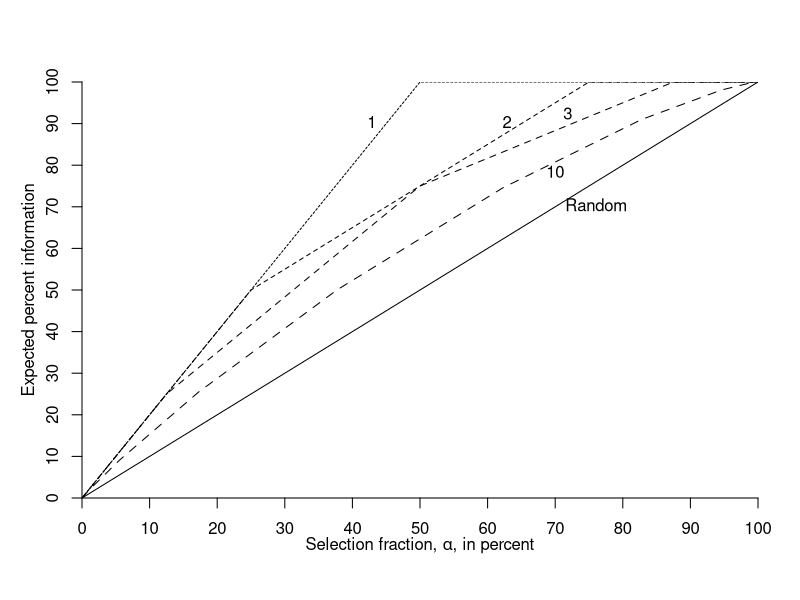
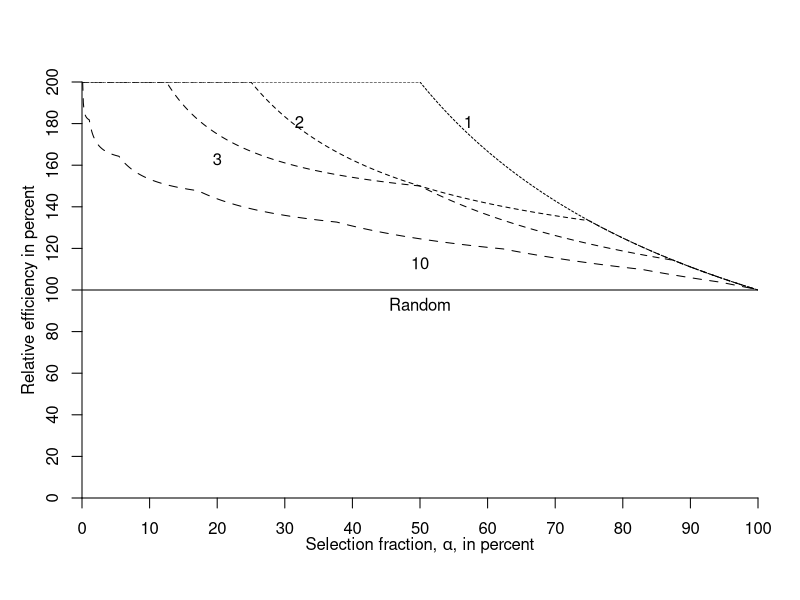
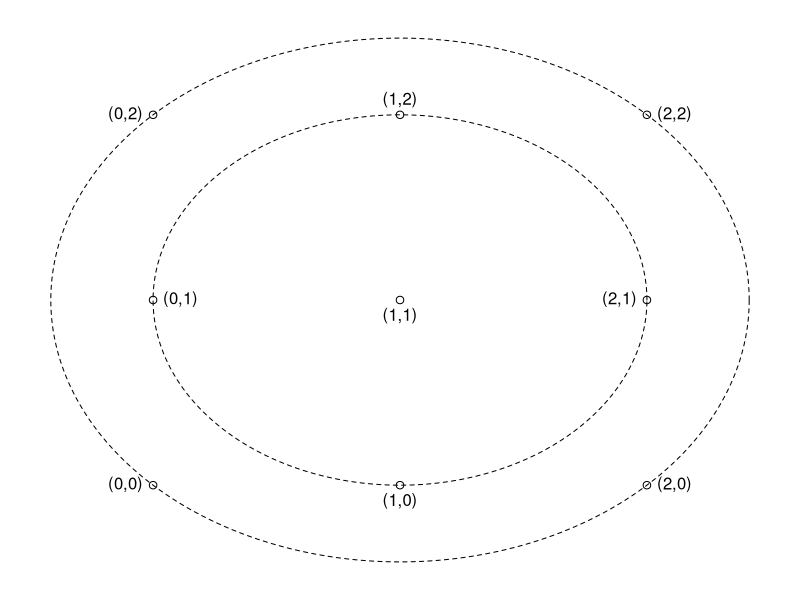

The R source for these figures, in order:
#######################################################################
# info.pheno: function to calculate information content as a function of
# the selection fraction for selective phenotyping
#######################################################################

# n = number of (unlinked) loci used for selection
# p = fraction phenotyped

info.pheno <- function(n,p,gain=FALSE)
  {
    if(gain==FALSE)
      approx(infoPhenoPoints(n),xout=p)$y
    else
      approx(infoPhenoPoints(n),xout=p)$y/p
  }

#######################################################################
#infoPhenoPoints: function to calculate information content for a
#range of selection fractions for selective phenotyping
#######################################################################

infoPhenoPoints <- function(n)
  {

    x <- 0:n
    p <- c(0,pbinom(x,n,1/2))
    dp <- diff(p)
    y <- (2*(n-x)/n)*dp
    y <- c(0,cumsum(y))
    cbind(p,y)
  }

#################################################################
# circle: function to draw a circle using a polygon approximation
#################################################################

# x = x-co-ordinate
# y = y-co-ordinate
# r = radius
# lty = line type
# npts = number of points used to draw the circle

circle <- function(x,y,r,lty,npts=1000)
  {
    theta <- seq(0,2*pi,len=npts)
    x1 <- x + r*cos(theta)
    y1 <- y + r*sin(theta)
    polygon(x1,y1,lty=lty)
  }

#######################################################################
# figure showing the information content as a function of selection fraction
#######################################################################

ps.options(pointsize=12)
# information with full genotyping
p <- seq(0,1,by=0.01)
J <- p

postscript(file="selpheno.eps", height=8,width=8,horizontal=F,paper="special")
plot(p,J,type="n",axes=F,xlim=c(0,1),ylim=c(0,1),
        xlab="",ylab="",yaxs="i",xaxs="i")

lines(p,J)
w <- infoPhenoPoints(1)
lines(w,lty="22")
w <- infoPhenoPoints(2)
lines(w,lty="44")
w <- infoPhenoPoints(3)
lines(w,lty="66")
w <- infoPhenoPoints(10)
lines(w,lty="88")
#w <- infoPhenoPoints(100)
#lines(w,lty=5)

text(0.7,0.7,"Random",pos=4)
text(0.45,0.9,"1",pos=2)
text(0.65,0.9,"2",pos=2)
text(0.74,0.92,"3",pos=2)
text(0.7,0.82,"10",pos=1)

axis(1,at=seq(0,1,by=0.1),labels=as.character(seq(0,100,by=10)))
axis(2,at=seq(0,1,by=0.1),labels=as.character(seq(0,100,by=10)))
# axis(3,at=seq(0,1,by=0.2),labels=as.character(seq(0,100,by=20)))
# axis(4,at=seq(0,1,by=0.2),labels=as.character(seq(0,100,by=20)))
mtext(side=1,line=2,
  expression(paste("Selection fraction, ",alpha, ", in percent")))
mtext(side=2,line=2,
  expression(paste("Expected percent information")))

dev.off()

#######################################################################
# figure showing the relative information content as a function of
# selection fraction
#######################################################################

postscript(file="selpheno-relative.eps", height=8,width=8,
           horizontal=F,paper="special")
p <- (0:2^10)/2^10
J <- p
plot(p,J/p,type="n",axes=F,xlim=c(0,1),ylim=c(0,2),
        xlab="",ylab="",yaxs="i",xaxs="i")
lines(p,J/p)
w <- approx(infoPhenoPoints(1),xout=p)
lines(w$x,w$y/w$x,lty="22")
w <- approx(infoPhenoPoints(2),xout=p)
lines(w$x,w$y/w$x,lty="44")
w <- approx(infoPhenoPoints(3),xout=p)
lines(w$x,w$y/w$x,lty="66")
w <- approx(infoPhenoPoints(10),xout=p)
lines(w$x,w$y/w$x,lty="88")

text(0.5,1.0,"Random",pos=1)
text(0.5,1.2,"10",pos=1)
text(0.2,1.7,"3",pos=1)
text(0.3,1.8,"2",pos=4)
text(0.55,1.8,"1",pos=4)

axis(1,at=seq(0,1,by=0.1),labels=as.character(seq(0,100,by=10)))
axis(2,at=seq(0,2,by=0.2),labels=as.character(seq(0,200,by=20)))
# axis(3,at=seq(0,1,by=0.2),labels=as.character(seq(0,100,by=20)))
# axis(4,at=seq(0,1,by=0.2),labels=as.character(seq(0,100,by=20)))
mtext(side=1,line=2,
  expression(paste("Selection fraction, ",alpha, ", in percent")))
mtext(side=2,line=2,
  expression(paste("Relative efficiency in percent")))

dev.off()


#################################################################
# draw the distances of genotypes for two loci in an F2
#################################################################
postscript(file="geno-dist.eps",height=8,width=8,horizontal=FALSE,
           paper="special")
par(mar=c(0,0,0,0))
g1 <- rep(0:2,3)
g2 <- rep(0:2,c(3,3,3))
plot(g1,g2,pty="s",ylim=c(-0.5,2.5),xlim=c(-0.5,2.5),axes=F,xlab="",ylab="")
circle(1,1,1,2)
circle(1,1,sqrt(2),2)
text(x=0,y=0,label="(0,0)",pos=2,cex=1)
text(x=0,y=1,label="(0,1)",pos=4,cex=1)
text(x=0,y=2,label="(0,2)",pos=2,cex=1)
text(x=1,y=2,label="(1,2)",pos=3,cex=1)
text(x=1,y=1,label="(1,1)",pos=1,cex=1)
text(x=1,y=0,label="(1,0)",pos=1,cex=1)
text(x=2,y=0,label="(2,0)",pos=4,cex=1)
text(x=2,y=1,label="(2,1)",pos=2,cex=1)
text(x=2,y=2,label="(2,2)",pos=4,cex=1)
dev.off()
